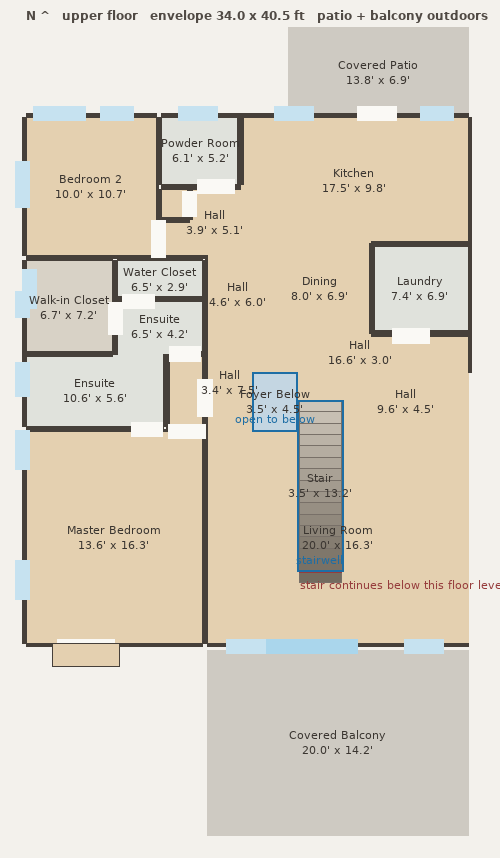

The script that saved this image:
#!/usr/bin/env python3
"""
Source of truth for the upper-floor plan of the walkthrough model.

Room rectangles, wall runs, doors, windows and the stair, with validation
(overlap / hole detection), a top-down plan render for review, and export to
assets/plan.json which planner.js extrudes into the walkable 3D model.

Feet, plan view:  x = west->east, z = north->south, y = up.
"""
import json, os

EXT, INT = 0.50, 0.40
DOOR_W, DOOR_H = 2.83, 6.83
SILL, HEAD = 2.50, 6.83
BOUNDS = (0.0, 0.0, 34.0, 40.5)          # interior envelope x0,z0,x1,z1
ZONE_OPEN = 'open'                        # anything sharing this zone is open plan

def R(id, name, x0, z0, x1, z1, floor='wood', ceil=9.0, zone=None, kind='in'):
    return dict(id=id, name=name, rect=[x0, z0, x1, z1], floor=floor,
                ceil=ceil, zone=zone or id, kind=kind)

ROOMS = [
    # ---- north band : bedroom 2 | powder + linen + hall | kitchen ----------
    R('bed2',    'Bedroom 2',       0.00,  0.00, 10.00, 10.67, 'wood',  9.0, 'bed2'),
    R('powder',  'Powder Room',    10.40,  0.00, 16.50,  5.17, 'tile',  9.0, 'powder'),
    R('linen',   'Linen',          10.40,  5.57, 12.60,  7.90, 'wood',  9.0, 'linen'),
    R('hall_A',  'Hall',           12.60,  5.57, 16.50, 10.67, 'wood',  9.0, ZONE_OPEN),
    R('hall_B',  '',               10.40,  7.90, 12.60, 10.67, 'wood',  9.0, ZONE_OPEN),
    R('kitchen', 'Kitchen',        16.50,  0.00, 34.00,  9.75, 'wood',  9.0, ZONE_OPEN),
    # ---- central band : spine hall | open dining | laundry ----------------
    R('hall_c',  'Hall',           13.98, 10.67, 18.60, 16.65, 'wood',  9.0, ZONE_OPEN),
    R('hall_e2', '',               16.50,  9.75, 18.60, 10.67, 'wood',  9.0, ZONE_OPEN),
    R('dining',  'Dining',         18.60,  9.75, 26.60, 16.65, 'wood',  9.5, ZONE_OPEN),
    R('laundry', 'Laundry',        26.60,  9.75, 34.00, 16.65, 'tile',  9.0, 'laundry'),
    R('hall_c2', 'Hall',           13.98, 16.65, 17.40, 24.17, 'wood',  9.0, ZONE_OPEN),
    R('hall_e',  'Hall',           17.40, 16.65, 34.00, 19.65, 'wood',  9.0, ZONE_OPEN),
    R('land',    '',               20.90, 19.65, 24.40, 21.80, 'wood',  9.0, ZONE_OPEN),
    R('hall_g',  'Hall',           24.40, 19.65, 34.00, 24.17, 'wood',  9.5, ZONE_OPEN),
    # ---- south band : master suite | living room --------------------------
    R('living',  'Living Room',    13.98, 24.17, 34.00, 40.50, 'wood', 10.0, ZONE_OPEN),
    R('master',  'Master Bedroom',  0.00, 24.22, 13.58, 40.50, 'wood', 10.0, 'master'),
    R('vest',    'Suite Entry',    11.00, 18.24, 13.58, 24.17, 'wood',  9.0, 'vest'),
    R('wic',     'Walk-in Closet',  0.00, 11.07,  6.67, 18.24, 'carpet',9.0, 'suite'),
    R('ens_n',   'Ensuite',         7.07, 13.99, 13.58, 18.24, 'tile',  9.0, 'ens'),
    R('ens_s',   'Ensuite',         0.00, 18.24, 10.60, 23.82, 'tile',  9.0, 'ens'),
    R('wc',      'Water Closet',    7.07, 11.07, 13.58, 13.99, 'tile',  9.0, 'wc'),
    # ---- open to below / outdoors ----------------------------------------
    R('foyer',   'Foyer Below',    17.40, 19.65, 20.90, 24.17, 'wood',  9.0, ZONE_OPEN, kind='void'),
    R('stair',   'Stair',          20.90, 21.80, 24.40, 34.95, 'wood',  9.0, ZONE_OPEN, kind='void'),
    R('patio',   'Covered Patio',  20.17, -6.92, 34.00,  0.00, 'stone', 9.0, 'patio', kind='out'),
    R('balcony', 'Covered Balcony',13.98, 41.00, 34.00, 55.25, 'stone', 9.67,'bal',   kind='out'),
]
ROOM = {r['id']: r for r in ROOMS}

VOID = [17.40, 19.65, 20.90, 24.17]        # open to the foyer below
STAIR_HOLE = [20.90, 21.80, 24.40, 34.95]  # stairwell slot through the slab
STAIR = dict(x0=20.90, x1=24.40, z_top=21.80, risers=16, tread=0.875, rise=10.0/16)

# no wall between these rooms and their neighbours (railings / open entries)
# each entry: (x0, z0, x1, z1)  - a plan segment whose walls are suppressed
SUPPRESS = [
    (16.90, 19.65, 17.90, 24.40),      # spine hall <-> foyer void     (railing)
    (17.20, 23.95, 21.00, 24.60),      # living room <-> foyer void    (railing)
    (20.70, 19.45, 21.10, 24.45),      # landing     <-> foyer void    (railing)
    (20.70, 24.00, 21.10, 35.15),      # living room <-> stair void    (railing)
    (24.20, 19.45, 24.60, 35.15),      # hall / living <-> stair void  (railing)
    (20.80, 34.80, 24.60, 35.15),      # live edge at foot of the stair
]

OP = [
    # doors:  hinge 'low'/'high' = which end of the opening, swing +1/-1 = which
    # side of the wall the leaf opens into            ------------------------
    dict(kind='door',  axis='z', line=10.20, at= 9.40, w=DOOR_W, h=DOOR_H, id='bed2_d', hinge='high', swing=-1, name='Bedroom 2'),
    dict(kind='door',  axis='x', line= 5.37, at=14.60, w=DOOR_W, h=DOOR_H, id='pow_d',  hinge='high', swing=-1, name='Powder'),
    dict(kind='door',  axis='z', line=12.60, at= 6.70, w=1.90,   h=DOOR_H, id='lin_d',  hinge='low',  swing= 1, name='Linen'),
    dict(kind='door',  axis='x', line=16.85, at=29.60, w=DOOR_W, h=DOOR_H, id='lau_d',  hinge='low',  swing= 1, name='Laundry'),
    dict(kind='door',  axis='z', line=13.78, at=21.60, w=DOOR_W, h=DOOR_H, id='vest_d', hinge='low',  swing=-1, name='Suite entry'),
    dict(kind='door',  axis='x', line=24.20, at=12.40, w=DOOR_W, h=DOOR_H, id='mst_d',  hinge='high', swing= 1, name='Master bedroom'),
    dict(kind='door',  axis='x', line=24.02, at= 9.30, w=2.33,   h=DOOR_H, id='ens_d',  hinge='high', swing=-1, name='Ensuite'),
    dict(kind='door',  axis='x', line=18.24, at=12.20, w=2.40,   h=DOOR_H, id='ens_v',  hinge='low',  swing=-1, name='Ensuite from suite entry'),
    dict(kind='door',  axis='z', line= 6.87, at=15.50, w=2.50,   h=DOOR_H, id='wic_d',  hinge='low',  swing= 1, name='Walk-in closet'),
    dict(kind='pocket',axis='x', line=14.19, at= 8.65, w=2.40,   h=DOOR_H, id='wc_d',   name='Water closet'),
    dict(kind='door',  axis='x', line=-0.25, at=27.00, w=3.00,   h=DOOR_H, id='pat_d',  hinge='low',  swing= 1, glass=True, name='Patio'),
    # sliding glass wall to the balcony (living room, south wall)
    dict(kind='slider',axis='x', line=40.75, at=21.50, w=8.00,   h=8.00,  id='bal_s',  panels=3, name='Balcony'),
    # windows --------------------------------------------------------------
    dict(kind='win', axis='x', line=-0.25, at= 2.60, w=4.00, id='w_bed2_1'),
    dict(kind='win', axis='x', line=-0.25, at= 7.00, w=2.60, id='w_bed2_2'),
    dict(kind='win', axis='z', line=-0.25, at= 5.20, w=3.50, id='w_bed2_3'),
    dict(kind='win', axis='x', line=-0.25, at=13.20, w=3.00, id='w_pow'),
    dict(kind='win', axis='x', line=-0.25, at=20.60, w=3.00, sill=3.5, id='w_kit_1'),
    dict(kind='win', axis='x', line=-0.25, at=31.60, w=2.50, sill=3.5, id='w_kit_2'),
    dict(kind='win', axis='z', line= 0.25, at=13.20, w=3.00, id='w_lau'),
    dict(kind='win', axis='z', line=-0.25, at=20.20, w=2.60, sill=3.9, id='w_ens'),
    dict(kind='win', axis='z', line=-0.25, at=25.60, w=3.00, id='w_mst_1'),
    dict(kind='win', axis='z', line=-0.25, at=35.60, w=3.00, id='w_mst_2'),
    dict(kind='win', axis='x', line=40.75, at=16.90, w=3.00, id='w_liv_1'),
    dict(kind='win', axis='x', line=40.75, at=30.60, w=3.00, id='w_liv_2'),
    dict(kind='win', axis='z', line=-0.25, at=14.40, w=2.00, id='w_wic'),
    # bay window in front of the master (opening + glazing)
    dict(kind='open', axis='x', line=40.75, at=4.60, w=4.40, h=10.0, id='bay_open'),
]
BAY = dict(x0=2.00, z0=40.50, x1=7.20, z1=42.30, h=10.0)   # master bay window

# ------------------------------------------------------------- helpers -----
def inr(r, x, z, pad=0.0):
    return r[0]-pad <= x <= r[2]+pad and r[1]-pad <= z <= r[3]+pad

def ceil_at(x, z, pad=0.35, default=9.0):
    h = default
    for r in ROOMS:
        if r['kind'] == 'out':
            continue
        if inr(r['rect'], x, z, pad):
            h = max(h, r['ceil'])
    return h

def zone_at(x, z):
    for r in ROOMS:
        if inr(r['rect'], x, z, 0.02) and r['kind'] != 'out':
            return r['zone']
    return None

def suppressed(axis, c, a, b):
    for (x0, z0, x1, z1) in SUPPRESS:
        if axis == 'x' and x0 <= c <= x1 and not (b < z0 or a > z1):
            return True
        if axis == 'z' and z0 <= c <= z1 and not (b < x0 or a > x1):
            return True
    return False

# ------------------------------------------------------------- walls -------
def build_walls():
    out = []
    for r in ROOMS:
        if r['kind'] == 'out':
            continue
        x0, z0, x1, z1 = r['rect']
        for side, vert, line, a0, a1 in [('N', 0, z0, x0, x1), ('S', 0, z1, x0, x1),
                                         ('W', 1, x0, z0, z1), ('E', 1, x1, z0, z1)]:
            n = {'N': (0, -1), 'S': (0, 1), 'W': (-1, 0), 'E': (1, 0)}[side]
            on_env = ((side == 'N' and abs(line-BOUNDS[1]) < 1e-6) or
                      (side == 'S' and abs(line-BOUNDS[3]) < 1e-6) or
                      (side == 'W' and abs(line-BOUNDS[0]) < 1e-6) or
                      (side == 'E' and abs(line-BOUNDS[2]) < 1e-6))
            half = (EXT if on_env else INT) / 2.0
            cuts = {round(a0, 3), round(a1, 3)}
            for o in ROOMS:
                if o is r or o['kind'] == 'out':
                    continue
                ox0, oz0, ox1, oz1 = o['rect']
                if vert:
                    if ox0 - 0.5 < line < ox1 + 0.5:
                        for c in (oz0, oz1):
                            if a0+1e-6 < c < a1-1e-6:
                                cuts.add(round(c, 3))
                else:
                    if oz0 - 0.5 < line < oz1 + 0.5:
                        for c in (ox0, ox1):
                            if a0+1e-6 < c < a1-1e-6:
                                cuts.add(round(c, 3))
            cuts = sorted(cuts)
            for i in range(len(cuts)-1):
                s0, s1 = cuts[i], cuts[i+1]
                if s1 - s0 < 0.08:
                    continue
                px, pz = (line + n[0]*0.6, (s0+s1)/2) if vert else ((s0+s1)/2, line + n[1]*0.6)
                far = zone_at(px, pz)
                if far is not None and far == r['zone']:
                    continue
                h = max(r['ceil'], ceil_at(px, pz))
                c = line + (n[0] if vert else n[1]) * half/2.0
                if suppressed('z' if vert else 'x', c, s0, s1):
                    continue
                if vert:
                    out.append(dict(axis='z', c=round(c, 4), t=half, a=s0, b=s1, y0=0.0, y1=h, ext=on_env))
                else:
                    out.append(dict(axis='x', c=round(c, 4), t=half, a=s0, b=s1, y0=0.0, y1=h, ext=on_env))
    return out

def cut(walls, o):
    res, line, kind = [], o['line'], o['kind']
    a0, a1 = o['at']-o['w']/2.0, o['at']+o['w']/2.0
    for w in walls:
        same = (w['axis'] == o['axis']) and abs(w['c'] - line) < (w['t'] + EXT + 0.02)
        if not (same and (min(a1, w['b']) - max(a0, w['a'])) > 0.02):
            res.append(w); continue
        yb, yt = (o.get('sill', SILL), o.get('head', HEAD)) if kind == 'win' else (0.0, o.get('h', DOOR_H))
        if w['a'] < a0 - 0.02:
            res.append(dict(w, b=round(min(a0, w['b']), 4)))
        if w['b'] > a1 + 0.02:
            res.append(dict(w, a=round(max(a1, w['a']), 4)))
        if w['y1'] > yt + 0.02:
            res.append(dict(w, a=max(a0, w['a']), b=min(a1, w['b']), y0=yt, y1=w['y1']))
        if kind == 'win' and w['y0'] < yb - 0.02:
            res.append(dict(w, a=max(a0, w['a']), b=min(a1, w['b']), y0=w['y0'], y1=yb))
    return res

def ceilings():
    slabs, soffits = [], []
    for r in ROOMS:
        if r['kind'] == 'void':
            continue
        x0, z0, x1, z1 = r['rect']
        slabs.append(dict(rect=[x0, z0, x1, z1], y=r['ceil'], out=(r['kind'] == 'out')))
        if r['ceil'] > 9.0 and r['kind'] == 'in':
            for s in [(x0-0.8, z0-0.8, x1+0.8, z0), (x0-0.8, z1, x1+0.8, z1+0.8),
                      (x0-0.8, z0, x0, z1), (x1, z0, x1+0.8, z1)]:
                soffits.append(dict(rect=list(s), y=r['ceil']))
    return slabs, soffits

# ------------------------------------------------------------- checks ------
def raster_check(walls, step=0.15):
    """(a) sum vs union of room areas -> overlaps, (b) uncovered walkable
    cells -> holes in the floor plan."""
    xs = [BOUNDS[0], BOUNDS[2]]; zs = [BOUNDS[1], BOUNDS[3]]
    nx = int((BOUNDS[2]-BOUNDS[0])/step); nz = int((BOUNDS[3]-BOUNDS[1])/step)
    cover = [[False]*nz for _ in range(nx)]
    count = 0
    voids = [r for r in ROOMS if r['kind'] == 'void']
    for r in ROOMS:
        if r['kind'] in ('out', 'void'):
            continue
        x0, z0, x1, z1 = r['rect']
        for i in range(nx):
            x = BOUNDS[0] + (i+0.5)*step
            if not (x0 <= x <= x1): continue
            for j in range(nz):
                z = BOUNDS[1] + (j+0.5)*step
                if z0 <= z <= z1 and not cover[i][j]:
                    cover[i][j] = True; count += 1
    area_union = count*step*step
    area_sum = sum((r['rect'][2]-r['rect'][0])*(r['rect'][3]-r['rect'][1])
                   for r in ROOMS if r['kind'] == 'in')
    # holes: uncovered and not inside a wall
    holes = []
    for i in range(nx):
        x = BOUNDS[0] + (i+0.5)*step
        for j in range(nz):
            if cover[i][j]: continue
            z = BOUNDS[1] + (j+0.5)*step
            if any(inr(v['rect'], x, z, 0.02) for v in voids): continue
            inwall = False
            for w in walls:
                if w['axis'] == 'x':
                    if abs(z-w['c']) <= w['t']/2+step and w['a']-step <= x <= w['b']+step: inwall = True; break
                else:
                    if abs(x-w['c']) <= w['t']/2+step and w['a']-step <= z <= w['b']+step: inwall = True; break
            if not inwall: holes.append((round(x, 2), round(z, 2)))
    return area_sum, area_union, holes

# ------------------------------------------------------------- render ------
def render(path, walls, scale=13):
    from PIL import Image, ImageDraw, ImageFont
    minx, minz, maxx, maxz = -2.0, -9.0, 36.5, 57.0
    im = Image.new('RGB', (int((maxx-minx)*scale), int((maxz-minz)*scale)), (243, 241, 236))
    d = ImageDraw.Draw(im, 'RGBA')
    px = lambda x, z: ((x-minx)*scale, (z-minz)*scale)
    try:
        f = ImageFont.truetype('/usr/share/fonts/truetype/dejavu/DejaVuSans.ttf', 11)
        fb = ImageFont.truetype('/usr/share/fonts/truetype/dejavu/DejaVuSans-Bold.ttf', 12)
    except Exception:
        f = fb = ImageFont.load_default()

    COL = dict(wood=(228, 208, 176), tile=(224, 226, 220), carpet=(216, 210, 198), stone=(206, 202, 194))
    for r in ROOMS:
        fill = (196, 214, 226) if r['kind'] == 'void' else COL[r['floor']]
        d.rectangle([px(*r['rect'][:2]), px(*r['rect'][2:])], fill=fill)
    for w in walls:
        if w['axis'] == 'x':
            d.rectangle([px(w['a'], w['c']-w['t']/2), px(w['b'], w['c']+w['t']/2)], fill=(70, 64, 58))
        else:
            d.rectangle([px(w['c']-w['t']/2, w['a']), px(w['c']+w['t']/2, w['b'])], fill=(70, 64, 58))
    for o in OP:
        c = (198, 226, 240) if o['kind'] == 'win' else ((170, 214, 236) if o['kind'] == 'slider' else (250, 249, 245))
        a0, a1 = o['at']-o['w']/2, o['at']+o['w']/2
        if o['axis'] == 'x':
            d.rectangle([px(a0, o['line']-0.55), px(a1, o['line']+0.55)], fill=c)
        else:
            d.rectangle([px(o['line']-0.55, a0), px(o['line']+0.55, a1)], fill=c)
    s = STAIR
    for i in range(s['risers']):
        z = s['z_top'] + i*s['tread']
        if z > STAIR_HOLE[3]:
            break
        g = 205 - i*6
        d.rectangle([px(s['x0']+0.1, z), px(s['x1']-0.1, z+s['tread'])], fill=(g, g-8, g-20),
                    outline=(120, 112, 104))
    zz = s['z_top'] + s['risers']*s['tread']
    d.line([px(s['x0']+0.1, STAIR_HOLE[3]), px(s['x1']-0.1, STAIR_HOLE[3])], fill=(150, 60, 60), width=2)
    d.text(px(s['x0']+0.2, STAIR_HOLE[3]+0.5), 'stair continues below this floor level',
           fill=(150, 60, 60), font=f)
    for v, lab in ((VOID, 'open to below'), (STAIR_HOLE, 'stairwell')):
        d.rectangle([px(v[0], v[1]), px(v[2], v[3])], outline=(30, 110, 165), width=2)
        d.text(px((v[0]+v[2])/2, v[3]-0.6), lab, fill=(30, 110, 165), font=f, anchor='ms')
    d.rectangle([px(BAY['x0'], BAY['z0']), px(BAY['x1'], BAY['z1'])], fill=(228, 208, 176), outline=(70, 64, 58))
    for r in ROOMS:
        x0, z0, x1, z1 = r['rect']
        if r['name'] and (x1-x0) > 2.6 and (z1-z0) > 1.6:
            cx, cz = (x0+x1)/2, (z0+z1)/2
            d.multiline_text(px(cx, cz), f"{r['name']}\n{x1-x0:.1f}' x {z1-z0:.1f}'",
                             fill=(58, 53, 48), font=f, anchor='mm', align='center')
    d.text(px(0, -8.4), 'N ^   upper floor   envelope 34.0 x 40.5 ft   patio + balcony outdoors',
           fill=(80, 74, 68), font=fb)
    im.save(path)
    return path

# ------------------------------------------------------------- export ------
def export(path):
    walls = build_walls()
    for o in OP:
        walls = cut(walls, o)
    # bay window opening in the master's south wall
    slabs, soffits = ceilings()
    a_sum, a_union, holes = raster_check(walls)
    data = dict(units='ft', bounds=BOUNDS, ext=EXT, intt=INT, int=INT,
                doorH=DOOR_H, sill=SILL, head=HEAD, void=VOID, stair_hole=STAIR_HOLE, stair=STAIR, bay=BAY,
                rooms=[dict(id=r['id'], name=r['name'], rect=r['rect'], floor=r['floor'],
                            ceil=r['ceil'], zone=r['zone'], kind=r['kind']) for r in ROOMS],
                openings=OP, walls=walls, ceilings=slabs, soffits=soffits,
                stats=dict(area_sum=round(a_sum, 1), area_union=round(a_union, 1),
                           envelope=round((BOUNDS[2]-BOUNDS[0])*(BOUNDS[3]-BOUNDS[1]), 1)))
    with open(path, 'w') as fh:
        json.dump(data, fh, indent=1)
    return data, holes

if __name__ == '__main__':
    here = os.path.dirname(os.path.abspath(__file__))
    root = os.path.dirname(here)
    data, holes = export(os.path.join(root, 'assets', 'plan.json'))
    render(os.path.join(here, 'plan.png'), data['walls'])
    st = data['stats']
    print(f"walls {len(data['walls'])}   room area sum {st['area_sum']:,.1f}  "
          f"union {st['area_union']:,.1f}  envelope {st['envelope']:,.1f} sq ft")
    print(f"overlap (sum-union): {st['area_sum']-st['area_union']:.1f} sq ft")
    print(f"holes: {len(holes)}" + (f"  e.g. {holes[:8]}" if holes else ""))
